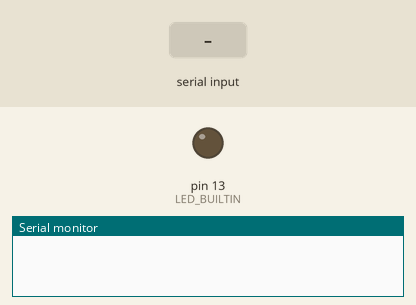
Simulated run of this sketch. Board: Arduino Uno, built with avr-gcc and run on an emulated ATmega328P. Shown: output pins drawn as LEDs (lit = HIGH), the last lines printed to the serial monitor. The inputs (shaded band) are chosen by the test bench.

Above: at 1.2 s.
1.3 s: "5\n" received over Serial
At 1.7 s:
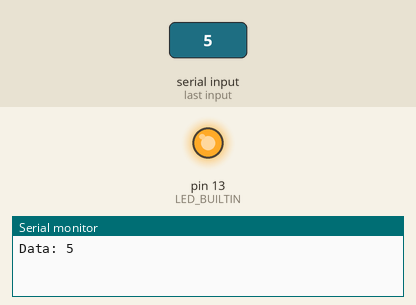
2.8 s: "0\n" received over Serial
At 4.0 s:
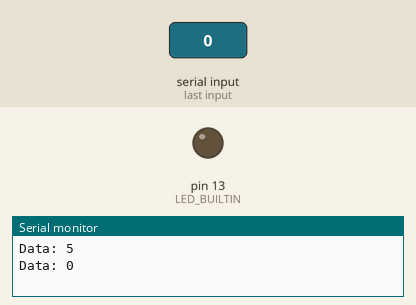
Timing chart, 0 to 5.8 s (numbered marks = the images above; inputs shaded):
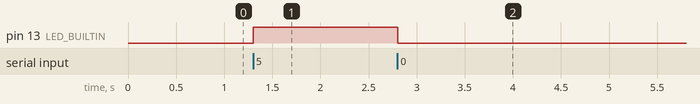

The sketch:

pi_serial.ino
```cpp
// Writing to PI
//int i = 0;
//
//void setup() {
//  pinMode(LED_BUILTIN, OUTPUT);
//  Serial.begin(9600);
//}
//
//void loop() {
//  i = (i + 1) % 2;
//  if (i == 0) {
//    digitalWrite(LED_BUILTIN, HIGH);
//  } else {
//    digitalWrite(LED_BUILTIN, LOW);
//  }
//  Serial.println("hello");
//  delay(1000);
//}

// Reading from PI
int counter = 0;

void setup() {
  pinMode(LED_BUILTIN, OUTPUT);
  Serial.begin(9600);
}

void loop() {
  if (Serial.available() > 0) {
    String data = Serial.readStringUntil('\n');
    counter = data.toInt();
    Serial.print("Data: ");
    Serial.println(data);
  }
  if (counter % 2 == 0) {
    digitalWrite(LED_BUILTIN, LOW);
  } else {
    digitalWrite(LED_BUILTIN, HIGH);
  }
}
```

Measured:
- after the input at 1.3 s, pin 13 (LED_BUILTIN): LOW → HIGH at once
- after the input at 2.8 s, pin 13 (LED_BUILTIN): HIGH → LOW at once
